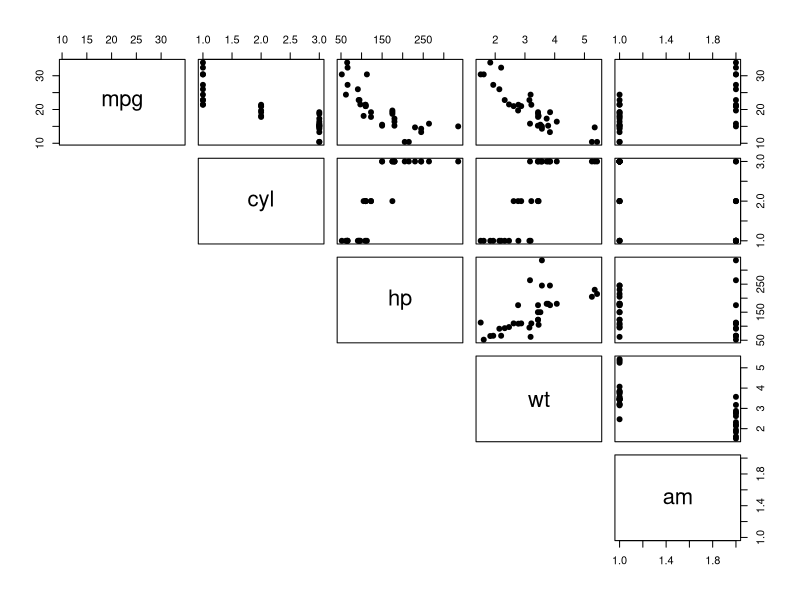

R code for this plot:
## ---- chunk 1
knitr::opts_chunk$set(echo = FALSE)
## ---- chunk 2
mtcars$cyl <- factor(mtcars$cyl)
mtcars$am <- factor(mtcars$am)
model1 <- lm(formula = mpg~cyl+hp+wt+am, data = mtcars)
summary(model1)
## ---- chunk 3
mtcars$cyl <- factor(mtcars$cyl)
mtcars$am <- factor(mtcars$am)
summary(mtcars[,c(1,2,4,6,9)])
## ---- chunk 4
pairs(mtcars[,c(1,2,4,6,9)], pch=19, lower.panel = NULL)
